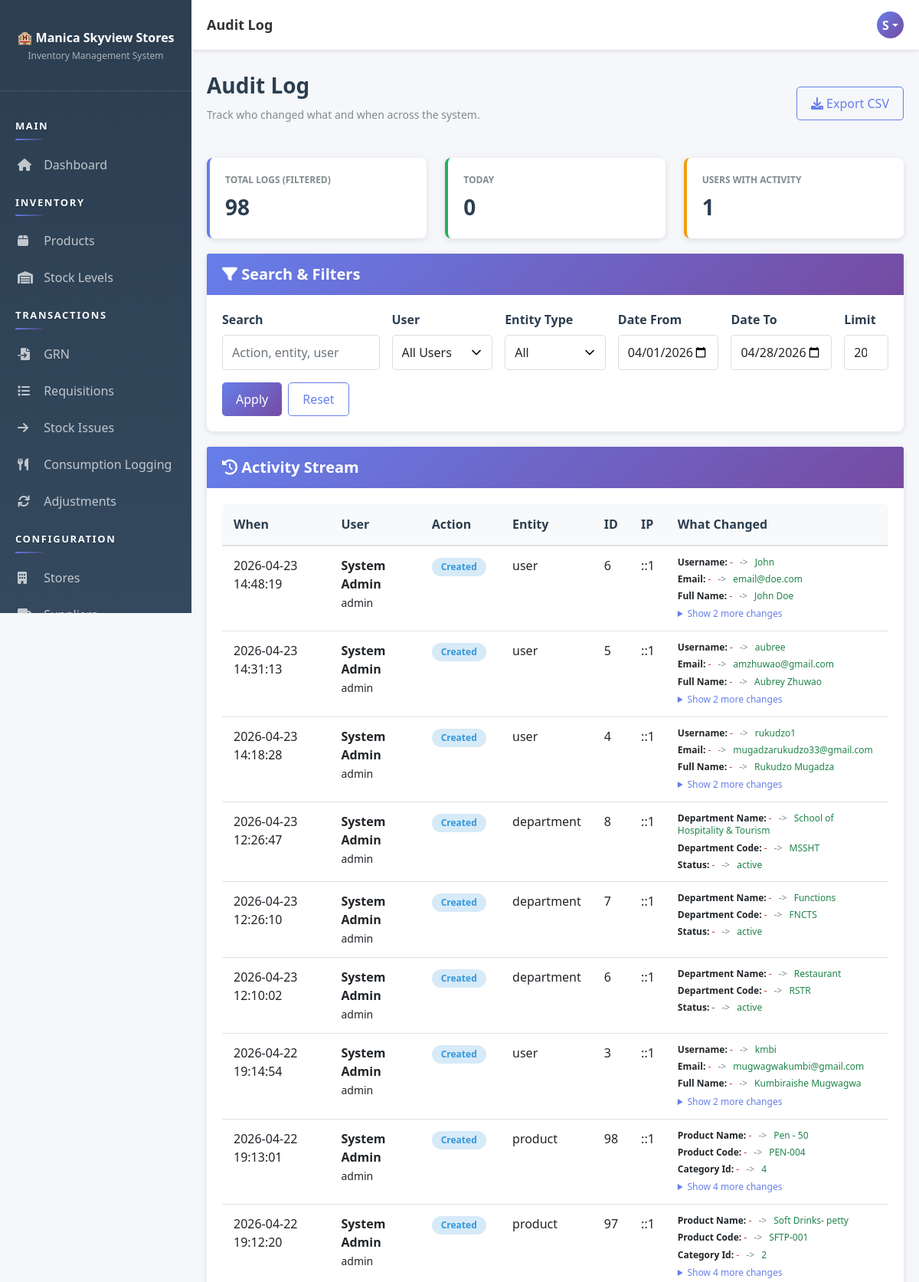
/pages/audit/index.php (signed in, upper part), run on the app's committed database.
### tables this page shows
CREATE TABLE `users` (
  `user_id` int(11) NOT NULL AUTO_INCREMENT,
  `username` varchar(50) NOT NULL,
  `email` varchar(100) NOT NULL,
  `password` varchar(255) NOT NULL,
  `full_name` varchar(100) NOT NULL,
  `role_id` int(11) NOT NULL,
  `status` enum('active','inactive') DEFAULT 'active',
  `created_at` timestamp NOT NULL DEFAULT current_timestamp(),
  `updated_at` timestamp NOT NULL DEFAULT current_timestamp() ON UPDATE current_timestamp(),
  PRIMARY KEY (`user_id`),
  UNIQUE KEY `username` (`username`),
  UNIQUE KEY `email` (`email`),
  KEY `role_id` (`role_id`),
  CONSTRAINT `users_ibfk_1` FOREIGN KEY (`role_id`) REFERENCES `roles` (`role_id`)
);

CREATE TABLE `audit_log` (
  `log_id` int(11) NOT NULL AUTO_INCREMENT,
  `user_id` int(11) NOT NULL,
  `action` varchar(100) NOT NULL,
  `entity_type` varchar(50) DEFAULT NULL,
  `entity_id` int(11) DEFAULT NULL,
  `old_value` text DEFAULT NULL,
  `new_value` text DEFAULT NULL,
  `ip_address` varchar(45) DEFAULT NULL,
  `action_date` timestamp NOT NULL DEFAULT current_timestamp(),
  PRIMARY KEY (`log_id`),
  KEY `idx_action_date` (`action_date`),
  KEY `idx_user_action` (`user_id`,`action_date`),
  CONSTRAINT `audit_log_ibfk_1` FOREIGN KEY (`user_id`) REFERENCES `users` (`user_id`)
);

### pages/audit/index.php (the view, shortened to what the rows shown need)
<?php
require_once __DIR__ . '/../../app/bootstrap.php';
$controller = new AuditController();
$filters = [
    'q' => $_GET['q'] ?? '',
    'user_id' => $_GET['user_id'] ?? '',
    'entity_type' => $_GET['entity_type'] ?? '',
    'date_from' => $_GET['date_from'] ?? date('Y-m-01'),
    'date_to' => $_GET['date_to'] ?? date('Y-m-d')
];
$limit = isset($_GET['limit']) && ctype_digit((string)$_GET['limit']) ? (int)$_GET['limit'] : 200;
$limit = max(50, min(1000, $limit));
$logs = $controller->getLogs($filters, $limit);
$users = $controller->getUsers();
function auditFieldLabel($field) {
    $map = [
        'dept_name' => 'Department Name',
        'dept_code' => 'Department Code',
        'head_user_id' => 'Department Head',
        'store_name' => 'Store Name',
        'store_code' => 'Store Code',
        'responsible_user_id' => 'Responsible User',
        'category_name' => 'Category Name',
        'product_name' => 'Product Name',
        'product_code' => 'Product Code',
        'supplier_name' => 'Supplier Name',
        'contact_person' => 'Contact Person',
        'payment_terms' => 'Payment Terms',
        'reorder_level' => 'Reorder Level',
        'reorder_quantity' => 'Reorder Quantity',
        'unit_of_measure' => 'Unit',
        'status' => 'Status',
        'email' => 'Email',
        'phone' => 'Phone',
        'address' => 'Address',
        'city' => 'City',
        'postal_code' => 'Postal Code',
        'location' => 'Location',
        'description' => 'Description'
    ];
    if (isset($map[$field])) {
        return $map[$field];
    }
    return ucwords(str_replace('_', ' ', $field));
}
function auditActionLabel($action) {
    $key = strtolower(trim((string)$action));
    $map = [
        'create' => 'Created',
        'update' => 'Updated',
        'delete' => 'Deleted',
        'status change' => 'Status Changed',
        'approve' => 'Approved',
        'reject' => 'Rejected',
        'verify' => 'Verified',
        'issue' => 'Issued'
    ];
    return $map[$key] ?? ucwords($key);
}
function auditDecodeJsonObject($value) {
    $raw = trim((string)$value);
    if ($raw === '' || $raw === 'null') {
        return null;
    }
    $decoded = json_decode($raw, true);
    if (json_last_error() === JSON_ERROR_NONE && is_array($decoded)) {
        return $decoded;
    }
    return null;
}
function auditToFlatString($value) {
    if ($value === null) {
        return '-';
    }
    $text = trim((string)$value);
    return $text === '' ? '-' : $text;
}
function auditBuildChanges($log) {
    $oldObj = auditDecodeJsonObject($log['old_value'] ?? '');
    $newObj = auditDecodeJsonObject($log['new_value'] ?? '');
    $oldObj = is_array($oldObj) ? $oldObj : [];
    $newObj = is_array($newObj) ? $newObj : [];
    $keys = array_unique(array_merge(array_keys($oldObj), array_keys($newObj)));
    $changes = [];
    foreach ($keys as $key) {
        $oldVal = array_key_exists($key, $oldObj) ? $oldObj[$key] : null;
        $newVal = array_key_exists($key, $newObj) ? $newObj[$key] : null;
        if ($oldVal == $newVal) {
            continue;
        }
        $changes[] = [
            'field' => auditFieldLabel((string)$key),
            'old' => auditToFlatString($oldVal),
            'new' => auditToFlatString($newVal)
        ];
    }
    return $changes;
}
include __DIR__ . '/../../app/views/layout-header.php';
?>
<div class="page-header d-flex justify-content-between align-items-center">
    <div>
        <h1>Audit Log</h1>
    </div>
</div>
<div class="card">
    <div class="card-body">
        <?php if (!empty($logs)): ?>
            <div class="table-responsive">
                <table class="table table-sm">
                    <thead>
                        <tr>
                            <th>When</th>
                            <th>User</th>
                            <th>Action</th>
                            <th>Entity</th>
                            <th>ID</th>
                            <th>IP</th>
                            <th>What Changed</th>
                        </tr>
                    </thead>
                    <tbody>
                        <?php foreach ($logs as $log): ?>
                            <?php $changes = auditBuildChanges($log); ?>
                            <tr>
                                <td><?php echo htmlspecialchars($log['action_date']); ?></td>
                                <td><strong><?php echo htmlspecialchars($log['full_name']); ?></strong><br><small><?php echo htmlspecialchars($log['username']); ?></small></td>
                                <td><span class="badge badge-info"><?php echo htmlspecialchars(auditActionLabel($log['action'])); ?></span></td>
                                <td><?php echo htmlspecialchars($log['entity_type'] ?? '-'); ?></td>
                                <td><?php echo htmlspecialchars((string)($log['entity_id'] ?? '-')); ?></td>
                                <td><?php echo htmlspecialchars($log['ip_address'] ?? '-'); ?></td>
                                <td>
                                    <?php if (!empty($changes)): ?>
                                        <div style="display:flex;flex-direction:column;gap:6px;">
                                            <?php foreach (array_slice($changes, 0, 3) as $change): ?>
                                                <div style="font-size:12px;line-height:1.35;">
                                                    <strong><?php echo htmlspecialchars($change['field']); ?>:</strong>
                                                    <span style="color:#c0392b;"><?php echo htmlspecialchars($change['old']); ?></span>
                                                    <span style="padding:0 6px;color:#7f8c8d;">-></span>
                                                    <span style="color:#1e8449;"><?php echo htmlspecialchars($change['new']); ?></span>
                                                </div>
                                            <?php endforeach; ?>
                                            <?php if (count($changes) > 3): ?>
                                                <details>
                                                    <summary style="cursor:pointer;font-size:12px;color:#667eea;">Show <?php echo count($changes) - 3; ?> more changes</summary>
                                                </details>
                                            <?php endif; ?>
                                        </div>
                                    <?php endif; ?>
                                </td>
                            </tr>
                        <?php endforeach; ?>
                    </tbody>
                </table>
            </div>
        <?php else: ?>
            <div class="alert alert-info">No audit entries found for the selected filters.</div>
        <?php endif; ?>
    </div>
</div>
<?php include __DIR__ . '/../../app/views/layout-footer.php'; ?>

### app/views/layout-header.php (shortened to what the rows shown need)
<!DOCTYPE html>
<html lang="en">
<head>
    <link href="https://cdn.jsdelivr.net/npm/bootstrap@5.1.3/dist/css/bootstrap.min.css" rel="stylesheet">
    <link rel="stylesheet" href="https://cdnjs.cloudflare.com/ajax/libs/font-awesome/6.0.0/css/all.min.css">
    <link href="<?php echo SITE_URL; ?>public/css/style.css" rel="stylesheet">
</head>
<body>
    <div class="topbar">
        <div class="topbar-right">
            <div class="user-profile dropdown">
                <div class="user-avatar dropdown-toggle" role="button" data-bs-toggle="dropdown" aria-expanded="false">
                    <?php
                    $user = getCurrentUser();
                    if ($user) {
                        echo strtoupper(substr($user['full_name'], 0, 1));
                    }
                    ?>
                </div>
            </div>
        </div>
    </div>
    <div class="main-content">

### data on the page
users: full_name "S"
audit_log: action_date "2026-04-23 14:48:19", user.full_name "System Admin", user.username "admin", action "Created", entity_type "user", entity "6", ip_address "::1", field "Username", old "-", new "John", field "Email", new "email@doe.com", field "Full Name", new "John Doe", count($changes) - 3 "2"
audit_log: action_date "2026-04-23 14:31:13", user.full_name "System Admin", user.username "admin", action "Created", entity_type "user", entity "5", ip_address "::1", field "Username", old "-", new "aubree", field "Email", new "amzhuwao@gmail.com", field "Full Name", new "Aubrey Zhuwao", count($changes) - 3 "2"
audit_log: action_date "2026-04-23 14:18:28", user.full_name "System Admin", user.username "admin", action "Created", entity_type "user", entity "4", ip_address "::1", field "Username", old "-", new "rukudzo1", field "Email", new "mugadzarukudzo33@gmail.com", field "Full Name", new "Rukudzo Mugadza", count($changes) - 3 "2"
audit_log: action_date "2026-04-23 12:26:47", user.full_name "System Admin", user.username "admin", action "Created", entity_type "department", entity "8", ip_address "::1", field "Department Name", old "-", new "School of Hospitality & Tourism", field "Department Code", new "MSSHT", field "Status", new "active"
audit_log: action_date "2026-04-23 12:26:10", user.full_name "System Admin", user.username "admin", action "Created", entity_type "department", entity "7", ip_address "::1", field "Department Name", old "-", new "Functions", field "Department Code", new "FNCTS", field "Status", new "active"
audit_log: action_date "2026-04-23 12:10:02", user.full_name "System Admin", user.username "admin", action "Created", entity_type "department", entity "6", ip_address "::1", field "Department Name", old "-", new "Restaurant", field "Department Code", new "RSTR", field "Status", new "active"
audit_log: action_date "2026-04-22 19:14:54", user.full_name "System Admin", user.username "admin", action "Created", entity_type "user", entity "3", ip_address "::1", field "Username", old "-", new "kmbi", field "Email", new "mugwagwakumbi@gmail.com", field "Full Name", new "Kumbiraishe Mugwagwa", count($changes) - 3 "2"
audit_log: action_date "2026-04-22 19:13:01", user.full_name "System Admin", user.username "admin", action "Created", entity_type "product", entity "98", ip_address "::1", field "Product Name", old "-", new "Pen - 50", field "Product Code", new "PEN-004", field "Category Id", new "4", count($changes) - 3 "4"
audit_log: action_date "2026-04-22 19:12:20", user.full_name "System Admin", user.username "admin", action "Created", entity_type "product", entity "97", ip_address "::1", field "Product Name", old "-", new "Soft Drinks- petty", field "Product Code", new "SFTP-001", field "Category Id", new "2", count($changes) - 3 "4"

### other printed values
$pageTitle "Audit Log"
$summary['total'] "98"
$summary['today'] "0"
$summary['users'] "1"
